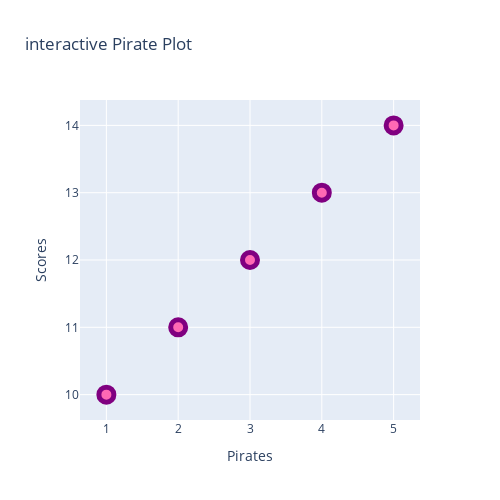

The cell this chart's notebook holds for it:
### Code cell
import plotly.graph_objects as go

x1 = [1, 2, 3, 4, 5]
y1 = [10, 11, 12, 13, 14]

graph = go.Figure()

graph.add_trace(go.Scatter(
    x=x1,
    y=y1,
    mode='markers',
    marker=dict(
        size=15,
        color='hotpink',
        opacity=1,
        line=dict(width=5, color='purple')
    )
))

graph.update_layout(
    title = 'interactive Pirate Plot',
    xaxis_title = 'Pirates',
    yaxis_title = 'Scores',
    width = 500,
    height = 500
)

### Figure 1 — Plotly figure (JSON) as saved in the notebook; plotly's stock layout.template omitted (floating-point values rounded to 4 significant figures)
{"data": [{"marker": {"color": "hotpink", "line": {"color": "purple", "width": 5}, "opacity": 1, "size": 15}, "mode": "markers", "type": "scatter", "x": [1, 2, 3, 4, 5], "y": [10, 11, 12, 13, 14]}], "layout": {"height": 500, "title": {"text": "interactive Pirate Plot"}, "width": 500, "xaxis": {"title": {"text": "Pirates"}}, "yaxis": {"title": {"text": "Scores"}}}}
